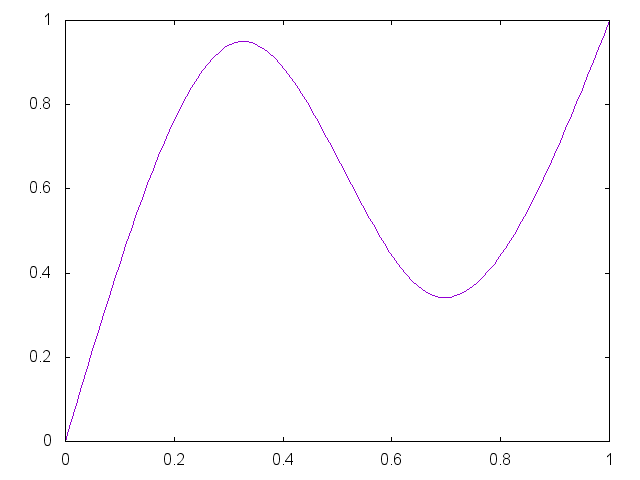

This chart was generated by the following gnuplot code:


set term png

set output "generate/static/generate/csplines-0.95-0.35.png"
plot '-' smooth csplines notitle
0 0
0.33 0.95
0.67 0.35 
1 1
e

reset;
